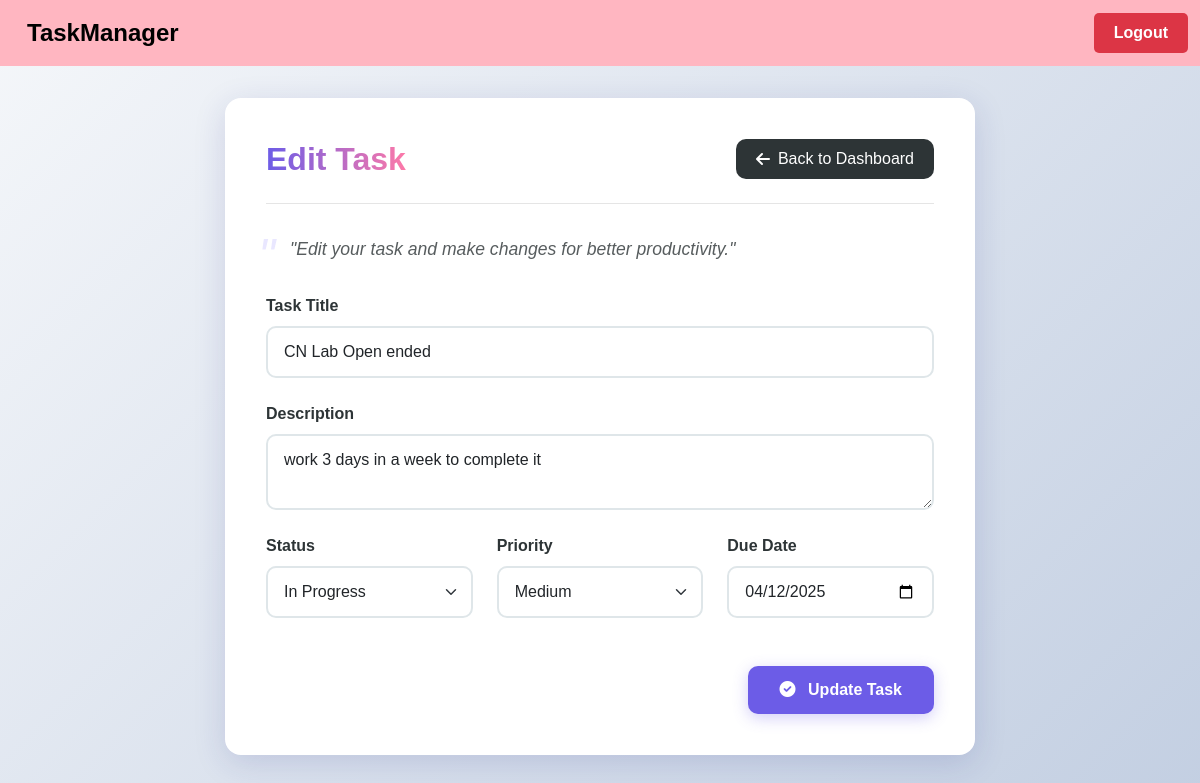
The app's page /edit_task.php?id=7 (signed in) with its own data.
### tables this page shows
CREATE TABLE `tasks` (
  `id` int(11) NOT NULL,
  `user_id` int(11) NOT NULL,
  `title` varchar(255) NOT NULL,
  `description` text DEFAULT NULL,
  `status` enum('Pending','In Progress','Completed') DEFAULT 'Pending',
  `priority` enum('Low','Medium','High') DEFAULT 'Medium',
  `due_date` date DEFAULT NULL
);

### edit_task.php (the view, shortened to what this page needs)
<?php
include 'header.php';
include 'config.php';
$id = $_GET['id'];
$user_id = $_SESSION['user_id'];
$stmt = $conn->prepare("SELECT * FROM tasks WHERE id = ? AND user_id = ?");
$stmt->bind_param("ii", $id, $user_id);
$stmt->execute();
$result = $stmt->get_result();
$task = $result->fetch_assoc();
?>
<div class="container mt-4">
    <div class="task-container animate__animated animate__fadeIn">
        <div class="form-header">
            <h1 class="page-title">Edit Task</h1>
            <a href="dashboard.php" class="btn btn-back">
                <i class="fas fa-arrow-left"></i> Back to Dashboard
            </a>
        </div>
        <p class="quote-text">"Edit your task and make changes for better productivity."</p>
        <form method="post">
            <div class="form-group">
                <label class="form-label">Task Title</label>
                <input type="text" name="title" class="form-control" value="<?= $task['title'] ?>" required>
            </div>
            <div class="form-group">
                <label class="form-label">Description</label>
                <textarea name="description" class="form-control"><?= $task['description'] ?></textarea>
            </div>
            <div class="row">
                <div class="col-md-4 form-group">
                    <label class="form-label">Status</label>
                    <select name="status" class="form-select">
                        <option <?= $task['status']=='In Progress'?'selected':'' ?>>In Progress</option>
                    </select>
                </div>
                <div class="col-md-4 form-group">
                    <label class="form-label">Priority</label>
                    <select name="priority" class="form-select">
                        <option <?= $task['priority']=='Medium'?'selected':'' ?>>Medium</option>
                    </select>
                </div>
                <div class="col-md-4 form-group">
                    <label class="form-label">Due Date</label>
                    <input type="date" name="due_date" class="form-control" value="<?= $task['due_date'] ?>">
                </div>
            </div>
            <div class="d-flex justify-content-end mt-4">
                <button type="submit" class="btn btn-submit">
                    <i class="fas fa-check-circle me-2"></i> Update Task
                </button>
            </div>
        </form>
    </div>
</div>
<link rel="stylesheet" href="https://cdnjs.cloudflare.com/ajax/libs/font-awesome/6.0.0/css/all.min.css">
<link rel="stylesheet" href="https://cdnjs.cloudflare.com/ajax/libs/animate.css/4.1.1/animate.min.css">
<?php include 'footer.php'; ?>

### edit_task.php (style rules this page uses)
:root { --primary-color: #6c5ce7; --secondary-color: #a29bfe; --accent-color: #fd79a8; --dark-color: #2d3436; --light-color: #f5f6fa; }
body { background: linear-gradient(135deg, #f5f7fa 0%, #c3cfe2 100%); font-family: 'Poppins', sans-serif; min-height: 100vh; }
.task-container { background: white; border-radius: 16px; box-shadow: 0 8px 32px rgba(31, 38, 135, 0.15); backdrop-filter: blur(8px); -webkit-backdrop-filter: blur(8px); border: 1px solid rgba(255, 255, 255, 0.18); padding: 2.5rem; margin-top: 2rem; margin-bottom: 3rem; transition: all 0.3s ease; max-width: 750px; margin-left: auto; margin-right: auto; }
.form-header { border-bottom: 1px solid rgba(0, 0, 0, 0.1); padding-bottom: 1.5rem; margin-bottom: 2rem; display: flex; justify-content: space-between; align-items: center; }
.page-title { color: var(--dark-color); font-weight: 700; font-size: 2rem; margin: 0; background: linear-gradient(to right, var(--primary-color), var(--accent-color)); -webkit-background-clip: text; -webkit-text-fill-color: transparent; }
.quote-text { font-style: italic; color: var(--dark-color); opacity: 0.8; font-size: 1.1rem; margin-bottom: 2rem; position: relative; padding-left: 1.5rem; }
.quote-text::before { content: '"'; font-size: 3rem; position: absolute; left: -0.5rem; top: -1rem; color: var(--secondary-color); opacity: 0.3; }
.form-label { font-weight: 600; color: var(--dark-color); margin-bottom: 0.5rem; display: block; }
.form-control, .form-select { border: 2px solid #dfe6e9; border-radius: 10px; padding: 0.75rem 1rem; transition: all 0.3s ease; }
.btn-back { background: var(--dark-color); color: white; border: none; border-radius: 10px; padding: 0.5rem 1.25rem; font-weight: 500; transition: all 0.3s ease; display: flex; align-items: center; gap: 0.5rem; }
.btn-submit { background: var(--primary-color); color: white; border: none; border-radius: 10px; padding: 0.75rem 2rem; font-weight: 600; transition: all 0.3s ease; box-shadow: 0 4px 15px rgba(108, 92, 231, 0.3); }
.form-group { margin-bottom: 1.5rem; }

### records on screen
tasks: title "CN Lab Open ended", description "work 3 days in a week to complete it", status "In Progress", priority "Medium", due_date "04/12/2025"
